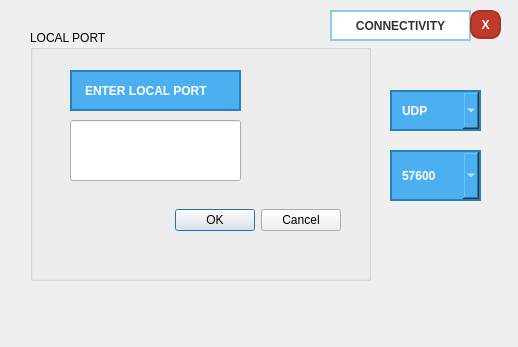
<?xml version="1.0" encoding="UTF-8"?>
<ui version="4.0">
 <class>Dialog</class>
 <widget class="QDialog" name="Dialog">
  <property name="geometry">
   <rect>
    <x>0</x>
    <y>0</y>
    <width>518</width>
    <height>347</height>
   </rect>
  </property>
  <property name="windowTitle">
   <string>Dialog</string>
  </property>
  <widget class="QGroupBox" name="groupBox">
   <property name="geometry">
    <rect>
     <x>30</x>
     <y>30</y>
     <width>341</width>
     <height>251</height>
    </rect>
   </property>
   <property name="title">
    <string>LOCAL PORT</string>
   </property>
   <widget class="QLabel" name="label">
    <property name="geometry">
     <rect>
      <x>40</x>
      <y>40</y>
      <width>171</width>
      <height>41</height>
     </rect>
    </property>
    <property name="styleSheet">
     <string notr="true">/* Daha doygun açık mavi, beyaz yazılı ve sert hatlı stil */
background-color: #4CAFEF;    /* Bir tık daha koyu ve doygun açık mavi */
color: #FFFFFF;               /* Yazı rengi tam beyaz (net okunabilirlik için) */
border: 2px solid #2980B9;    /* Sert çerçeve: Mavinin bir ton koyusu */
padding: 5px 10px;            /* İç boşluk */
border-radius: 0px;           /* Keskin ve sert köşeler */
font-weight: bold;            /* Yazıyı kalın ve belirgin yapar */
font-family: &quot;Segoe UI&quot;, Arial; /* Daha modern bir yazı tipi */</string>
    </property>
    <property name="text">
     <string>ENTER LOCAL PORT</string>
    </property>
   </widget>
   <widget class="QLineEdit" name="lineEdit">
    <property name="geometry">
     <rect>
      <x>40</x>
      <y>90</y>
      <width>171</width>
      <height>61</height>
     </rect>
    </property>
    <property name="text">
     <string/>
    </property>
   </widget>
   <widget class="QDialogButtonBox" name="buttonBox">
    <property name="geometry">
     <rect>
      <x>130</x>
      <y>160</y>
      <width>181</width>
      <height>61</height>
     </rect>
    </property>
    <property name="standardButtons">
     <set>QDialogButtonBox::StandardButton::Cancel|QDialogButtonBox::StandardButton::Ok</set>
    </property>
   </widget>
  </widget>
  <widget class="QComboBox" name="comboBox">
   <property name="geometry">
    <rect>
     <x>390</x>
     <y>90</y>
     <width>91</width>
     <height>41</height>
    </rect>
   </property>
   <property name="styleSheet">
    <string notr="true">/* Daha doygun açık mavi, beyaz yazılı ve sert hatlı stil */
background-color: #4CAFEF;    /* Bir tık daha koyu ve doygun açık mavi */
color: #FFFFFF;               /* Yazı rengi tam beyaz (net okunabilirlik için) */
border: 2px solid #2980B9;    /* Sert çerçeve: Mavinin bir ton koyusu */
padding: 5px 10px;            /* İç boşluk */
border-radius: 0px;           /* Keskin ve sert köşeler */
font-weight: bold;            /* Yazıyı kalın ve belirgin yapar */
font-family: &quot;Segoe UI&quot;, Arial; /* Daha modern bir yazı tipi */</string>
   </property>
   <item>
    <property name="text">
     <string>UDP</string>
    </property>
   </item>
   <item>
    <property name="text">
     <string>TCP</string>
    </property>
   </item>
   <item>
    <property name="text">
     <string>COM</string>
    </property>
   </item>
  </widget>
  <widget class="QComboBox" name="comboBox_2">
   <property name="geometry">
    <rect>
     <x>390</x>
     <y>150</y>
     <width>91</width>
     <height>51</height>
    </rect>
   </property>
   <property name="styleSheet">
    <string notr="true">/* Daha doygun açık mavi, beyaz yazılı ve sert hatlı stil */
background-color: #4CAFEF;    /* Bir tık daha koyu ve doygun açık mavi */
color: #FFFFFF;               /* Yazı rengi tam beyaz (net okunabilirlik için) */
border: 2px solid #2980B9;    /* Sert çerçeve: Mavinin bir ton koyusu */
padding: 5px 10px;            /* İç boşluk */
border-radius: 0px;           /* Keskin ve sert köşeler */
font-weight: bold;            /* Yazıyı kalın ve belirgin yapar */
font-family: &quot;Segoe UI&quot;, Arial; /* Daha modern bir yazı tipi */</string>
   </property>
   <item>
    <property name="text">
     <string>57600</string>
    </property>
   </item>
   <item>
    <property name="text">
     <string>115200</string>
    </property>
   </item>
  </widget>
  <widget class="QPushButton" name="pushButton">
   <property name="geometry">
    <rect>
     <x>330</x>
     <y>10</y>
     <width>141</width>
     <height>31</height>
    </rect>
   </property>
   <property name="styleSheet">
    <string notr="true">/* Nesnenin genel stili */
border: 2px solid #87CEEB;   /* 2 piksel kalınlığında, açık mavi sert kenarlık */
background-color: #FFFFFF;    /* İç renk tam beyaz */
color: #333333;               /* Yazı rengi (koyu gri/siyah) */
border-radius: 0px;           /* Köşelerin tamamen dik (sert) olması için 0 */
padding: 5px 15px;            /* İçerideki yazının kenarlara yapışmaması için boşluk */
font-weight: bold;            /* Yazıyı daha belirgin yapar */</string>
   </property>
   <property name="text">
    <string>CONNECTIVITY</string>
   </property>
  </widget>
  <widget class="QPushButton" name="pushButton_2">
   <property name="geometry">
    <rect>
     <x>470</x>
     <y>10</y>
     <width>31</width>
     <height>29</height>
    </rect>
   </property>
   <property name="styleSheet">
    <string notr="true">QPushButton {
    background-color: #c0392b; /* Koyu Kırmızı */
    color: white;
    border-radius: 10px;
    font-weight: bold;
    border: 2px solid #a93226;
}</string>
   </property>
   <property name="text">
    <string>X</string>
   </property>
  </widget>
 </widget>
 <resources/>
 <connections/>
</ui>
